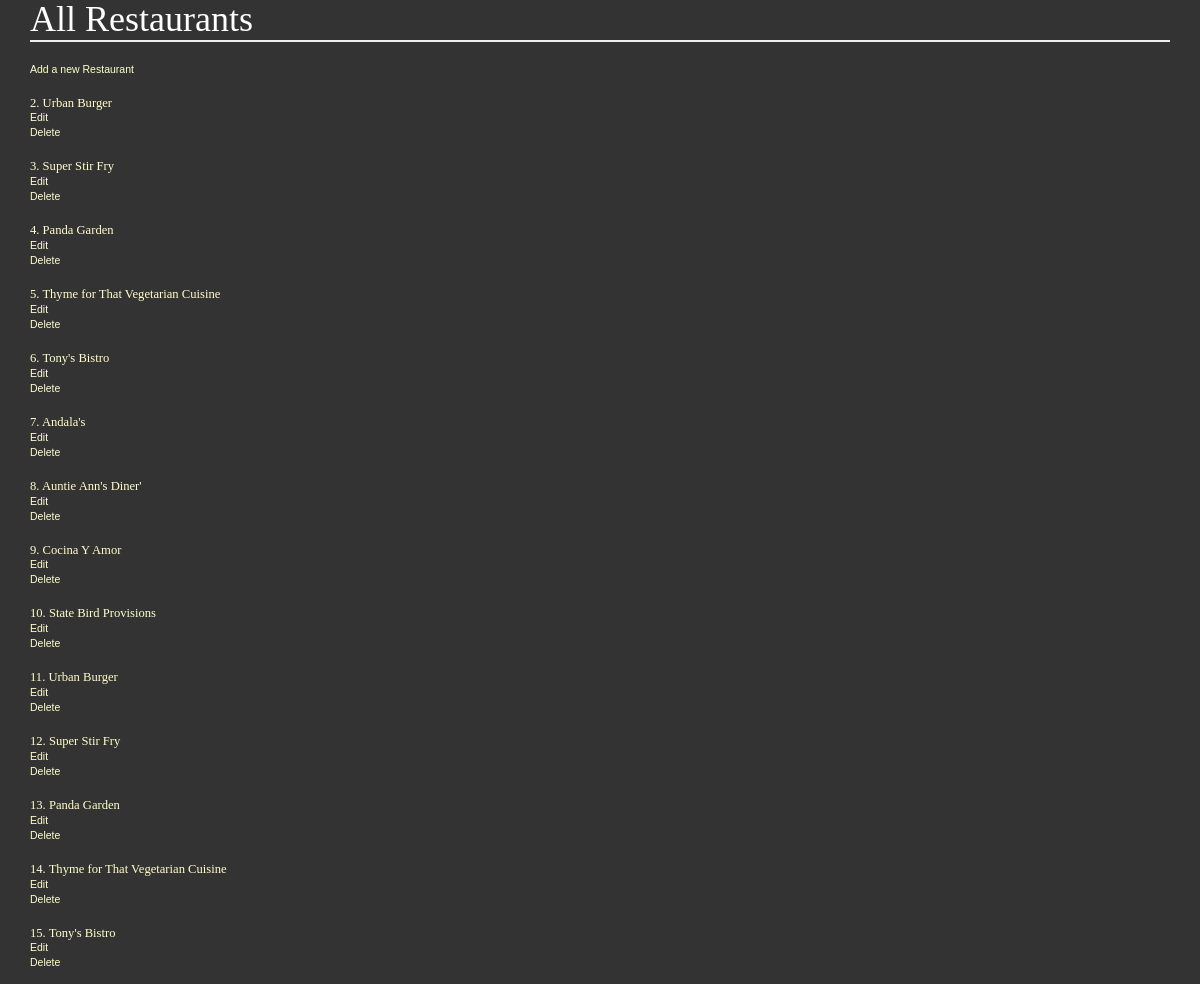
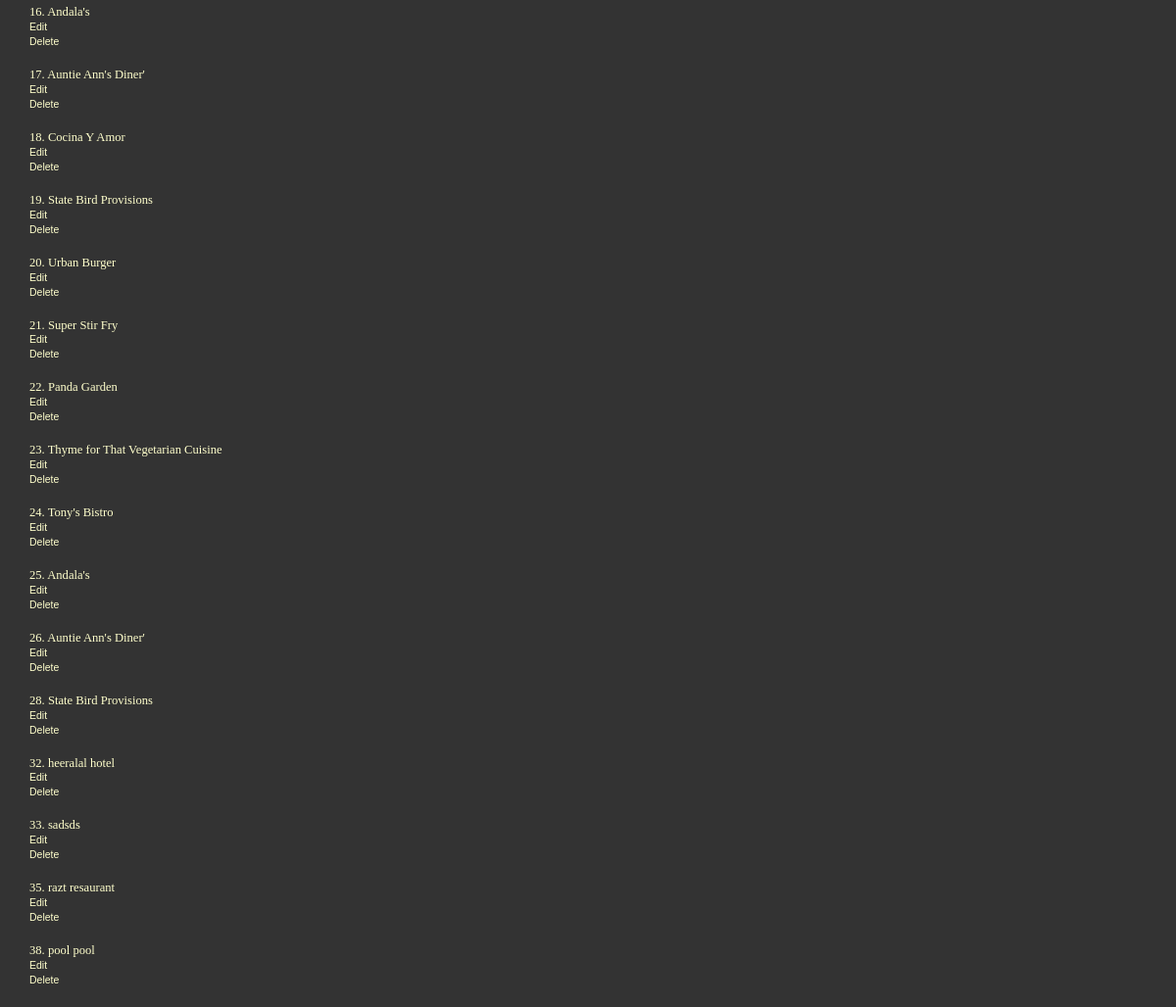
The app's page /index/ with its own data (2 pictures, top to bottom).
### database_setup.py (models this page shows)
class Restaurant(Base):
	__tablename__ = 'restaurant'
	name = Column(
		String(80), nullable = False)
	id = Column(
		Integer, primary_key = True)

### project.py (the view)
@app.route('/')
@app.route('/restaurants/')
@app.route('/index/')
def list_restaurants():
    all_restaurants = session.query(Restaurant).all()
    return render_template('list_restaurants.html', all_restaurants = all_restaurants)

### templates/list_restaurants.html (shortened to what this page needs)
<html>
<head>
	<link rel="stylesheet" href="https://maxcdn.bootstrapcdn.com/bootstrap/3.3.5/css/bootstrap.min.css">
	<link rel="stylesheet" type="text/css" href="{{url_for('static', filename = 'styles.css')}}">
</head>
<h1>All Restaurants</h1>
<br>
<div><a href="{{ url_for('new_restaurant') }}">Add a new Restaurant</a></div>
<br>
<body class="container">
	{% for i in all_restaurants %}
		<h2><a href="{{ url_for('restaurantMenu', restaurant_id = i.id) }}">{{i.id}}. {{i.name}}</a></h2>
		<a href="{{url_for('edit_restaurant', restaurant_id = i.id)}}">Edit</a><br>
		<a href="{{url_for('delete_restaurant', restaurant_id = i.id)}}">Delete</a>
		<br><br>
	{% endfor %}
</body>
</html>

### static/styles.css (style rules this page uses)
body { font-family: sans-serif; background-image: url('img3.jpg'); background-color: #333333 }
h1, h2, h3, h4 { color: #FFFFFF; }
h1, h2 { font-family: 'Georgia', serif; margin: 0; }
h1 { border-bottom: 2px solid #eee; }
h2 { font-size: 1.2em; }
a { text-decoration: none; color:#FFFFCC; font-size: .75em; }

### records on screen
Restaurant: id "2", name "Urban Burger"
Restaurant: id "3", name "Super Stir Fry"
Restaurant: id "4", name "Panda Garden"
Restaurant: id "5", name "Thyme for That Vegetarian Cuisine"
Restaurant: id "6", name "Tony's Bistro"
Restaurant: id "7", name "Andala's"
Restaurant: id "8", name "Auntie Ann's Diner'"
Restaurant: id "9", name "Cocina Y Amor"
Restaurant: id "10", name "State Bird Provisions"
Restaurant: id "11", name "Urban Burger"
Restaurant: id "12", name "Super Stir Fry"
Restaurant: id "13", name "Panda Garden"
Restaurant: id "14", name "Thyme for That Vegetarian Cuisine"
Restaurant: id "15", name "Tony's Bistro"
Restaurant: id "16", name "Andala's"
Restaurant: id "17", name "Auntie Ann's Diner'"
Restaurant: id "18", name "Cocina Y Amor"
Restaurant: id "19", name "State Bird Provisions"
Restaurant: id "20", name "Urban Burger"
Restaurant: id "21", name "Super Stir Fry"
Restaurant: id "22", name "Panda Garden"
Restaurant: id "23", name "Thyme for That Vegetarian Cuisine"
Restaurant: id "24", name "Tony's Bistro"
Restaurant: id "25", name "Andala's"
Restaurant: id "26", name "Auntie Ann's Diner'"
Restaurant: id "28", name "State Bird Provisions"
Restaurant: id "32", name "heeralal hotel"
Restaurant: id "33", name "sadsds"
Restaurant: id "35", name "razt resaurant"
Restaurant: id "38", name "pool pool"
